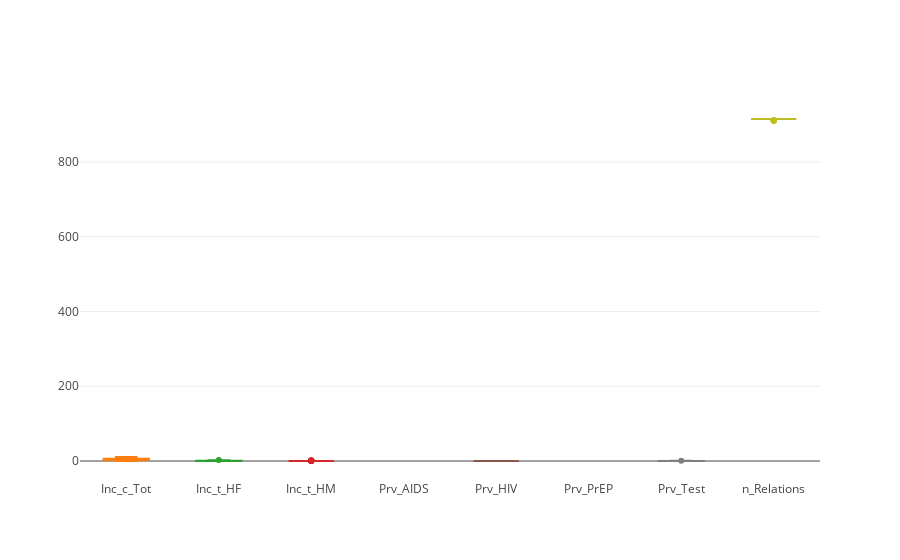

Source (notebook cell):
### Code cell
#print(df)
#df.head()

data = []

for col in df.columns:
    data.append(  go.Box( y=df[col], name=col, showlegend=False ) )
#data.append( go.Scatter( x = df.columns, y = df.mean(), mode='lines', name='mean' ) )
iplot(data)

### Figure 1 — Plotly figure (JSON) as saved in the notebook; plotly's stock layout.template omitted (floating-point values rounded to 4 significant figures)
{"data": [{"name": "ART_Prev", "showlegend": false, "type": "box", "y": [null, null, null, null, null, null, null, null, null, null, null, null, null, null, null, null, null, null, null, null, null, null, null, null, null, null, null, null, null, null, null, null, null, null, null, null, null, null, null, null, null, null, null, null, null, null, null, null, null, null, null, null, null, null, null, null, null, null, null, null, null, null, null, null, null, null, null, null, null, null, null, null, null, null, null, null, null, null, null, null, null, null, null, null, null, null, null, null, null, null, null, null, null, null, null, null, null, null, null, null, null, null, null, null, null, null, null, null, null, null, null, null, null, null, null, null, null]}, {"name": "Inc_c_Tot", "showlegend": false, "type": "box", "y": [0, 1, 2, 2, 2, 2, 2, 2, 2, 2, 2, 3, 3, 0, 1, 2, 2, 2, 4, 5, 6, 7, 8, 9, 11, 11, 0, 1, 2, 3, 3, 5, 6, 6, 6, 6, 6, 6, 6, 0, 4, 6, 7, 9, 9, 10, 10, 10, 10, 10, 10, 11, 0, 1, 2, 2, 3, 3, 3, 4, 4, 4, 4, 4, 5, 0, 2, 2, 4, 6, 6, 7, 7, 8, 8, 8, 8, 8, 0, 1, 2, 2, 2, 2, 2, 2, 2, 2, 2, 2, 2, 0, 2, 3, 4, 4, 5, 6, 7, 8, 8, 8, 9, 9, 0, 1, 1, 1, 2, 2, 2, 2, 2, 2, 3, 3, 3]}, {"name": "Inc_t_HF", "showlegend": false, "type": "box", "y": [0, 1, 0, 0, 0, 0, 0, 0, 0, 0, 0, 0, 0, 0, 1, 1, 0, 0, 1, 0, 1, 0, 0, 1, 1, 0, 0, 1, 0, 1, 0, 2, 1, 0, 0, 0, 0, 0, 0, 0, 3, 1, 1, 0, 0, 1, 0, 0, 0, 0, 0, 0, 0, 1, 1, 0, 1, 0, 0, 1, 0, 0, 0, 0, 1, 0, 2, 0, 1, 1, 0, 0, 0, 0, 0, 0, 0, 0, 0, 1, 1, 0, 0, 0, 0, 0, 0, 0, 0, 0, 0, 0, 2, 1, 1, 0, 0, 1, 1, 0, 0, 0, 1, 0, 0, 1, 0, 0, 0, 0, 0, 0, 0, 0, 1, 0, 0]}, {"name": "Inc_t_HM", "showlegend": false, "type": "box", "y": [0, 0, 1, 0, 0, 0, 0, 0, 0, 0, 0, 1, 0, 0, 0, 0, 0, 0, 1, 1, 0, 1, 1, 0, 1, 0, 0, 0, 1, 0, 0, 0, 0, 0, 0, 0, 0, 0, 0, 0, 1, 1, 0, 2, 0, 0, 0, 0, 0, 0, 0, 1, 0, 0, 0, 0, 0, 0, 0, 0, 0, 0, 0, 0, 0, 0, 0, 0, 1, 1, 0, 1, 0, 1, 0, 0, 0, 0, 0, 0, 0, 0, 0, 0, 0, 0, 0, 0, 0, 0, 0, 0, 0, 0, 0, 0, 1, 0, 0, 1, 0, 0, 0, 0, 0, 0, 0, 0, 1, 0, 0, 0, 0, 0, 0, 0, 0]}, {"name": "Prv_AIDS", "showlegend": false, "type": "box", "y": [null, null, null, null, null, null, null, null, null, null, null, null, null, null, null, null, null, null, null, null, null, null, null, null, null, null, null, null, null, null, null, null, null, null, null, null, null, null, null, null, null, null, null, null, null, null, null, null, null, null, null, null, null, null, null, null, null, null, null, null, null, null, null, null, null, null, null, null, null, null, null, null, null, null, null, null, null, null, null, null, null, null, null, null, null, null, null, null, null, null, null, null, null, null, null, null, null, null, null, null, null, null, null, null, null, null, null, null, null, null, null, null, null, null, null, null, null]}, {"name": "Prv_HIV", "showlegend": false, "type": "box", "y": [0, 0.001, 0.002, 0.002, 0.002, 0.002, 0.002, 0.002, 0.002, 0.002, 0.002, 0.003, 0.003, 0, 0.001, 0.002, 0.002, 0.002, 0.004, 0.005, 0.006, 0.007, 0.008, 0.009, 0.011, 0.011, 0, 0.001, 0.002, 0.003, 0.003, 0.005, 0.006, 0.006, 0.006, 0.006, 0.006, 0.006, 0.006, 0, 0.004, 0.006, 0.007, 0.009, 0.009, 0.01, 0.01, 0.01, 0.01, 0.01, 0.01, 0.011, 0, 0.001, 0.002, 0.002, 0.003, 0.003, 0.003, 0.004, 0.004, 0.004, 0.004, 0.004, 0.005, 0, 0.002, 0.002, 0.004, 0.006, 0.006, 0.007, 0.007, 0.008, 0.008, 0.008, 0.008, 0.008, 0, 0.001, 0.002, 0.002, 0.002, 0.002, 0.002, 0.002, 0.002, 0.002, 0.002, 0.002, 0.002, 0, 0.002, 0.003, 0.004, 0.004, 0.005, 0.006, 0.007, 0.008, 0.008, 0.008, 0.009, 0.009, 0, 0.001, 0.001, 0.001, 0.002, 0.002, 0.002, 0.002, 0.002, 0.002, 0.003, 0.003, 0.003]}, {"name": "Prv_PrEP", "showlegend": false, "type": "box", "y": [null, null, null, null, null, null, null, null, null, null, null, null, null, null, null, null, null, null, null, null, null, null, null, null, null, null, null, null, null, null, null, null, null, null, null, null, null, null, null, null, null, null, null, null, null, null, null, null, null, null, null, null, null, null, null, null, null, null, null, null, null, null, null, null, null, null, null, null, null, null, null, null, null, null, null, null, null, null, null, null, null, null, null, null, null, null, null, null, null, null, null, null, null, null, null, null, null, null, null, null, null, null, null, null, null, null, null, null, null, null, null, null, null, null, null, null, null]}, {"name": "Prv_Test", "showlegend": false, "type": "box", "y": [0, 0, 0, 0, 0, 0, 0, 0, 0, 0, 0, 0, 0, 0, 0, 0, 0, 0, 0, 0, 0, 0, 0, 0, 0, 0.09091, 0, 1, 0.5, 0.3333, 0.3333, 0.4, 0.3333, 0.3333, 0.3333, 0.3333, 0.3333, 0.3333, 0.3333, 0, 0, 0, 0, 0, 0, 0, 0.1, 0.1, 0.2, 0.3, 0.4, 0.3636, 0, 0, 0.5, 0.5, 0.3333, 0.3333, 0.3333, 0.25, 0.25, 0.25, 0.5, 0.5, 0.4, 0, 0, 0, 0.25, 0.3333, 0.3333, 0.2857, 0.2857, 0.25, 0.25, 0.375, 0.5, 0.5, 0, 0, 0, 0, 0, 0, 0, 0.5, 0.5, 0.5, 0.5, 0.5, 0.5, 0, 0, 0, 0, 0, 0, 0.1667, 0.1429, 0.125, 0.125, 0.125, 0.2222, 0.3333, 0, 0, 0, 0, 0, 0, 0, 0, 0, 0, 0.3333, 0.3333, 0.3333]}, {"name": "n_Relations", "showlegend": false, "type": "box", "y": [911, 915, 915, 915, 915, 915, 915, 915, 915, 915, 915, 915, 915, 911, 915, 915, 915, 915, 915, 915, 915, 915, 915, 915, 915, 915, 911, 915, 915, 915, 915, 915, 915, 915, 915, 915, 915, 915, 915, 911, 915, 915, 915, 915, 915, 915, 915, 915, 915, 915, 915, 915, 911, 915, 915, 915, 915, 915, 915, 915, 915, 915, 915, 915, 915, 911, 915, 915, 915, 915, 915, 915, 915, 915, 915, 915, 915, 915, 911, 915, 915, 915, 915, 915, 915, 915, 915, 915, 915, 915, 915, 911, 915, 915, 915, 915, 915, 915, 915, 915, 915, 915, 915, 915, 911, 915, 915, 915, 915, 915, 915, 915, 915, 915, 915, 915, 915]}], "layout": {}}
